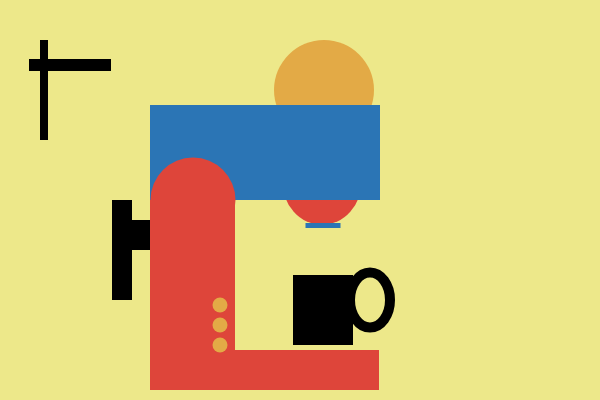
Frame 1 (no input)
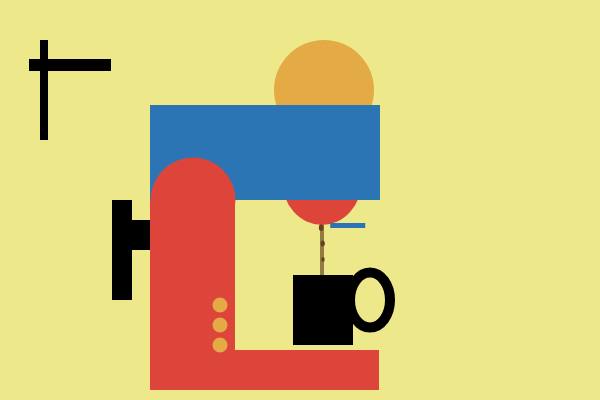
Frame 60 (no input)
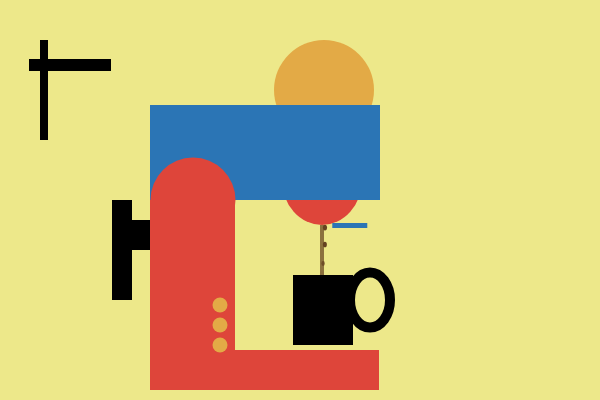
Frame 120 (the mouse pressed at the canvas centre since frame 60)

The p5.js sketch that drew these frames (run headless with seeded random() and noise() and a simulated clock; from frame 60 on, the mouse is pressed at the canvas centre):

// p5.js sketch
// ── sketch.js
let drops = [];
const SPOUT_X = 322;
const SPOUT_Y = 225;
const CUP_TOP = 275; // miệng cốc

function setup() {
  createCanvas(600, 400);
}

function draw() {
  let ms = millis();
  background(237, 232, 138);
  fill(0); noStroke();
  rect(40, 40, 8, 100);
  strokeWeight(2); stroke(0); fill(0);
  quad(30, 60, 110, 60, 110, 70, 30, 70);
  noStroke();
  fill(227, 170, 70);
  circle(324, 90, 100);
  fill(222, 69, 58);
  ellipse(322, 180, 80, 90);
  fill(43, 117, 181);
  quad(150, 105, 380, 105, 380, 200, 150, 200);
  //blue
  let phase = (ms * 0.001) % TWO_PI;
  let knobShift = 30 * max(0, sin(phase));
  let flowing = knobShift > 2;
  fill(43, 117, 181);
  let kx = 305 + knobShift;
  quad(kx, 223, kx + 35, 223, kx + 35, 228, kx, 228);

  fill(222, 69, 58);
  ellipse(193, 200, 85);
  rect(150, 200, 85, 150);
  rect(150, 350, 229, 40);
  fill(227, 170, 70);
  circle(220, 345, 15);
  circle(220, 325, 15);
  circle(220, 305, 15);
  fill(0);
  rect(112, 200, 20, 100);
  quad(120, 250, 150, 250, 150, 220, 120, 220);

  noFill(); stroke(0); strokeWeight(10);
  ellipse(370, 300, 40, 55);
  //
  fill(0); noStroke();
  rect(293, 275, 60, 70);

  // COFFEE
  if (flowing) {
    noStroke();
    let a = map(knobShift, 0, 30, 0, 200);
    fill(101, 67, 33, a);
    rect(SPOUT_X - 2, SPOUT_Y, 4, 50);
  }
  if (flowing && frameCount % 4 === 0) {
    drops.push({
      x: SPOUT_X + random(-3, 3),
      y: SPOUT_Y,
      vy: random(2.5, 4),
      r: random(4, 7),
      alpha: 255
    });
  }
  for (let i = drops.length - 1; i >= 0; i--) {
    let d = drops[i];
    d.y += d.vy;
    d.vy += 0.2;

    // tới miệng cốc thì biến mất (không rơi xuyên qua nữa)
    if (d.y >= CUP_TOP) { drops.splice(i, 1); continue; }

    // mờ dần nhẹ ngay trước khi chạm miệng cốc cho tự nhiên
    let a = map(d.y, CUP_TOP - 15, CUP_TOP, 255, 0, true);

    noStroke();
    fill(101, 67, 33, a);
    ellipse(d.x, d.y, d.r * 0.7, d.r);
  }
}
